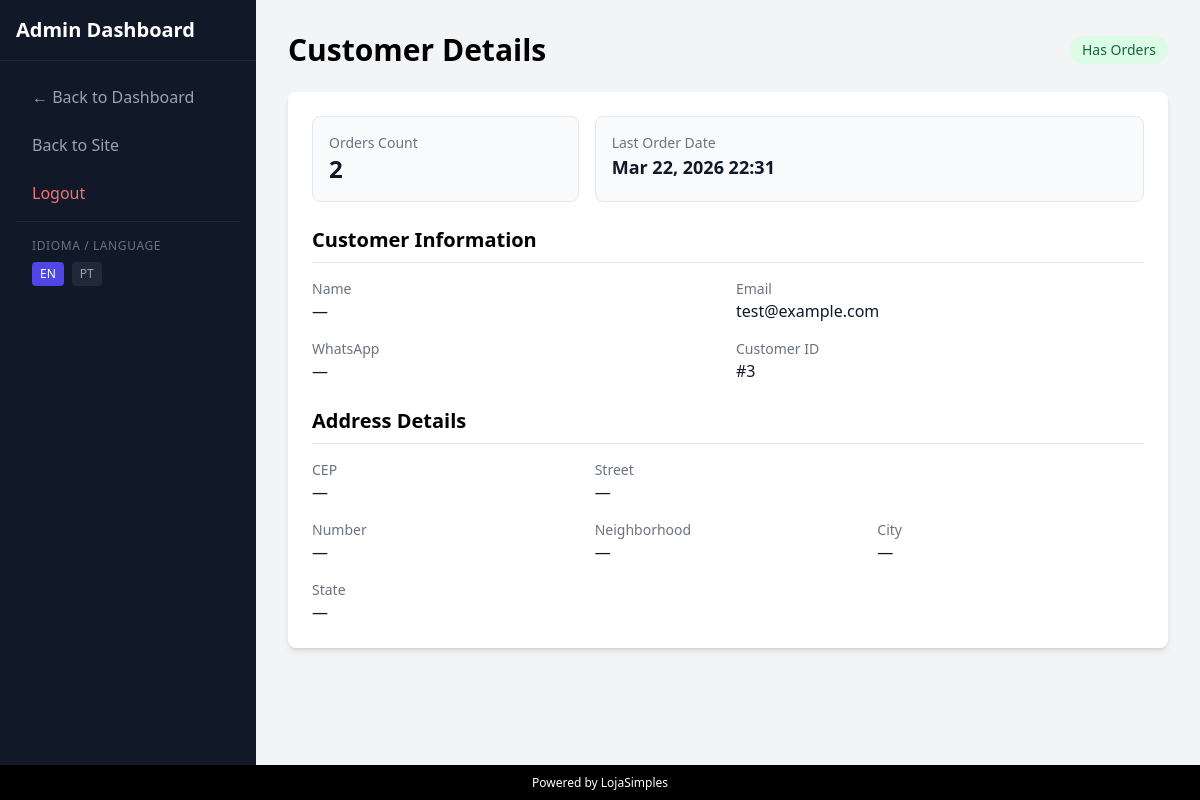
Screenshot of /admin/customer/3 (signed in) with the database file from the repository.
### tables this page shows
CREATE TABLE users (
    id INTEGER PRIMARY KEY AUTOINCREMENT,
    email TEXT UNIQUE NOT NULL,
    login_token TEXT,
    token_expiry DATETIME,
    is_admin INTEGER DEFAULT 0,
    created_at DATETIME DEFAULT CURRENT_TIMESTAMP,
    name TEXT,
    whatsapp TEXT,
    cep TEXT,
    street TEXT,
    number TEXT,
    neighborhood TEXT,
    city TEXT,
    state TEXT
, remember_selector TEXT, remember_token_hash TEXT, remember_expires_at DATETIME, admin_bypass_token TEXT);

### src/i18n.php (called while the page is built, shortened)
<?php
$lang = $_SESSION['lang'] ?? 'en';
$translations = [];
$langFile = __DIR__ . "/../lang/{$lang}.php";
if (file_exists($langFile)) {
    $translations = require $langFile;
} else {
    $fallbackLangFile = __DIR__ . "/../lang/en.php";
    if (file_exists($fallbackLangFile)) {
        $translations = require $fallbackLangFile;
    }
}
function __($key) {
    global $translations;
    $key = (string) $key;
    return isset($translations[$key]) ? (string) $translations[$key] : $key;
}

### src/user.php (called while the page is built, shortened)
<?php
require_once __DIR__ . '/db.php';
function getAdminCustomerDetails($id) {
    global $pdo;
    $sql = "
        SELECT
            u.*,
            COUNT(o.id) AS orders_count,
            MAX(o.created_at) AS last_order_at
        FROM users u
        LEFT JOIN orders o ON o.customer_email = u.email
        WHERE u.id = ?
        GROUP BY u.id
        LIMIT 1
    ";
    $stmt = $pdo->prepare($sql);
    $stmt->execute([$id]);
    $customer = $stmt->fetch(PDO::FETCH_ASSOC);
    $customer['orders_count'] = (int)($customer['orders_count'] ?? 0);
    $customer['has_orders'] = $customer['orders_count'] > 0;
    return $customer;
}

### templates/admin/customer_detail.php (the view, shortened to what this page needs)
<!DOCTYPE html>
<html lang="<?php echo htmlspecialchars($_SESSION['lang'] ?? 'en'); ?>">
<head>
    <script src="https://cdn.tailwindcss.com"></script>
</head>
<body class="bg-gray-100 font-sans flex flex-col h-screen">
    <div class="flex flex-1 overflow-hidden">
        <div class="w-64 bg-gray-900 text-white flex flex-col">
            <div class="p-4 text-xl font-bold border-b border-gray-800"><?php echo __('Admin Dashboard'); ?></div>
            <nav class="flex-1 p-4 space-y-2">
                <a href="/admin" class="block w-full text-left px-4 py-2 text-gray-400 hover:text-white hover:bg-gray-800 rounded">
                    &larr; <?php echo __('Back to Dashboard'); ?>
                </a>
                <a href="/" class="block w-full text-left px-4 py-2 text-gray-400 hover:text-white hover:bg-gray-800 rounded">
                    <?php echo __('Back to Site'); ?>
                </a>
                <a href="/logout" class="block w-full text-left px-4 py-2 text-red-400 hover:text-red-300 hover:bg-gray-800 rounded">
                    <?php echo __('Logout'); ?>
                </a>
                <div class="border-t border-gray-800 my-2"></div>
                <div class="px-4 py-2">
                    <span class="text-xs text-gray-500 uppercase tracking-wider block mb-2">Idioma / Language</span>
                    <div class="flex gap-2">
                        <a href="?lang=en" class="text-xs px-2 py-1 rounded <?php echo ($_SESSION['lang'] ?? 'en') === 'en' ? 'bg-indigo-600 text-white' : 'bg-gray-800 text-gray-400 hover:text-white'; ?>">EN</a>
                        <a href="?lang=pt" class="text-xs px-2 py-1 rounded <?php echo ($_SESSION['lang'] ?? 'en') === 'pt' ? 'bg-indigo-600 text-white' : 'bg-gray-800 text-gray-400 hover:text-white'; ?>">PT</a>
                    </div>
                </div>
            </nav>
        </div>
        <div class="flex-1 overflow-auto p-8">
            <div class="max-w-4xl mx-auto">
                <div class="flex justify-between items-center mb-6">
                    <h1 class="text-3xl font-bold"><?php echo __('Customer Details'); ?></h1>
                    <div>
                        <?php if (!empty($customer['has_orders'])): ?>
                            <span class="inline-flex items-center px-3 py-1 rounded-full text-sm font-medium bg-green-100 text-green-800"><?php echo __('Has Orders'); ?></span>
                        <?php else: ?>
                            <span class="inline-flex items-center px-3 py-1 rounded-full text-sm font-medium bg-gray-100 text-gray-700"><?php echo __('No Orders'); ?></span>
                        <?php endif; ?>
                    </div>
                </div>
                <div class="bg-white rounded-lg shadow-md p-6 space-y-6">
                    <div class="grid grid-cols-1 md:grid-cols-3 gap-4">
                        <div class="p-4 bg-gray-50 rounded-lg border border-gray-200">
                            <p class="text-sm text-gray-500"><?php echo __('Orders Count'); ?></p>
                            <p class="text-2xl font-bold text-gray-900"><?php echo (int)($customer['orders_count'] ?? 0); ?></p>
                        </div>
                        <div class="p-4 bg-gray-50 rounded-lg border border-gray-200 md:col-span-2">
                            <p class="text-sm text-gray-500"><?php echo __('Last Order Date'); ?></p>
                            <p class="text-lg font-semibold text-gray-900">
                                <?php echo !empty($customer['last_order_at']) ? date('M j, Y H:i', strtotime($customer['last_order_at'])) : __('No Orders'); ?>
                            </p>
                        </div>
                    </div>
                    <div>
                        <h2 class="text-xl font-semibold mb-4 border-b pb-2"><?php echo __('Customer Information'); ?></h2>
                        <div class="grid grid-cols-1 md:grid-cols-2 gap-4">
                            <div>
                                <p class="text-sm text-gray-500"><?php echo __('Name'); ?></p>
                                <p class="text-gray-900 font-medium"><?php echo htmlspecialchars(($customer['name'] ?? '') !== '' ? $customer['name'] : '—'); ?></p>
                            </div>
                            <div>
                                <p class="text-sm text-gray-500"><?php echo __('Email'); ?></p>
                                <p class="text-gray-900 font-medium"><?php echo htmlspecialchars($customer['email'] ?? '—'); ?></p>
                            </div>
                            <div>
                                <p class="text-sm text-gray-500"><?php echo __('WhatsApp'); ?></p>
                                <div class="text-gray-900 font-medium">
                                    <?php if (!empty($customer['whatsapp']) && $customer['whatsapp'] !== '—'):
                                        $wa_number = preg_replace('/\D/', '', $customer['whatsapp']);
                                        $wa_link = 'https://wa.me/55' . $wa_number;
                                    ?>
                                        <a href="<?php echo $wa_link; ?>" target="_blank" class="text-green-600 hover:text-green-800 flex items-center gap-1 w-fit mt-1" title="Falar no WhatsApp">
                                            <svg class="w-4 h-4" fill="currentColor" viewBox="0 0 24 24"><path d="M17.472 14.382c-.297-.149-1.758-.867-2.03-.967-.273-.099-.471-.148-.67.15-.197.297-.767.966-.94 1.164-.173.199-.347.223-.644.075-.297-.15-1.255-.463-2.39-1.475-.883-.788-1.48-1.761-1.653-2.059-.173-.297-.018-.458.13-.606.134-.133.298-.347.446-.52.149-.174.198-.298.298-.497.099-.198.05-.371-.025-.52-.075-.149-.669-1.612-.916-2.207-.242-.579-.487-.5-.669-.51a12.8 12.8 0 0 0-.57-.01c-.198 0-.52.074-.792.372-.272.297-1.04 1.016-1.04 2.479 0 1.462 1.065 2.875 1.213 3.074.149.198 2.096 3.2 5.077 4.487.709.306 1.262.489 1.694.625.712.227 1.36.195 1.871.118.571-.085 1.758-.719 2.006-1.413.248-.694.248-1.289.173-1.413-.074-.124-.272-.198-.57-.347m-5.421 7.403h-.004a9.87 9.87 0 0 1-5.031-1.378l-.361-.214-3.741.982.998-3.648-.235-.374a9.86 9.86 0 0 1-1.51-5.26c.001-5.45 4.436-9.884 9.888-9.884 2.64 0 5.122 1.03 6.988 2.898a9.825 9.825 0 0 1 2.893 6.994c-.003 5.45-4.437 9.884-9.885 9.884m8.413-18.297A11.815 11.815 0 0 0 12.05 0C5.495 0 .16 5.335.157 11.892c0 2.096.547 4.142 1.588 5.945L.057 24l6.305-1.654a11.882 11.882 0 0 0 5.683 1.448h.005c6.554 0 11.89-5.335 11.893-11.893a11.821 11.821 0 0 0-3.48-8.413Z"/></svg>
                                            <?php echo htmlspecialchars($customer['whatsapp']); ?>
                                        </a>
                                    <?php else: ?>
                                        <?php echo htmlspecialchars(($customer['whatsapp'] ?? '') !== '' ? $customer['whatsapp'] : '—'); ?>
                                    <?php endif; ?>
                                </div>
                            </div>
                            <div>
                                <p class="text-sm text-gray-500"><?php echo __('Customer ID'); ?></p>
                                <p class="text-gray-900 font-medium">#<?php echo (int)($customer['id'] ?? 0); ?></p>
                            </div>
                        </div>
                    </div>
                    <div>
                        <h2 class="text-xl font-semibold mb-4 border-b pb-2"><?php echo __('Address Details'); ?></h2>
                        <div class="grid grid-cols-1 md:grid-cols-3 gap-4">
                            <div>
                                <p class="text-sm text-gray-500"><?php echo __('CEP'); ?></p>
                                <p class="text-gray-900 font-medium"><?php echo htmlspecialchars(($customer['cep'] ?? '') !== '' ? $customer['cep'] : '—'); ?></p>
                            </div>
                            <div class="md:col-span-2">
                                <p class="text-sm text-gray-500"><?php echo __('Street'); ?></p>
                                <p class="text-gray-900 font-medium"><?php echo htmlspecialchars(($customer['street'] ?? '') !== '' ? $customer['street'] : '—'); ?></p>
                            </div>
                            <div>
                                <p class="text-sm text-gray-500"><?php echo __('Number'); ?></p>
                                <p class="text-gray-900 font-medium"><?php echo htmlspecialchars(($customer['number'] ?? '') !== '' ? $customer['number'] : '—'); ?></p>
                            </div>
                            <div>
                                <p class="text-sm text-gray-500"><?php echo __('Neighborhood'); ?></p>
                                <p class="text-gray-900 font-medium"><?php echo htmlspecialchars(($customer['neighborhood'] ?? '') !== '' ? $customer['neighborhood'] : '—'); ?></p>
                            </div>
                            <div>
                                <p class="text-sm text-gray-500"><?php echo __('City'); ?></p>
                                <p class="text-gray-900 font-medium"><?php echo htmlspecialchars(($customer['city'] ?? '') !== '' ? $customer['city'] : '—'); ?></p>
                            </div>
                            <div>
                                <p class="text-sm text-gray-500"><?php echo __('State'); ?></p>
                                <p class="text-gray-900 font-medium"><?php echo htmlspecialchars(($customer['state'] ?? '') !== '' ? $customer['state'] : '—'); ?></p>
                            </div>
                        </div>
                    </div>
                </div>
            </div>
        </div>
    </div>
    <div class="w-full bg-black h-[35px] flex items-center justify-center shrink-0">
        <span class="text-white text-xs">Powered by LojaSimples</span>
    </div>
</body>
</html>

### rows the page displays
users: name "—", email "test@example.com", whatsapp "—", id "3", cep "—", street "—", number "—", neighborhood "—", city "—", state "—"

### other values shown
__('Admin Dashboard') "Admin Dashboard"
__('Back to Dashboard') "Back to Dashboard"
__('Back to Site') "Back to Site"
__('Logout') "Logout"
__('Customer Details') "Customer Details"
__('Has Orders') "Has Orders"
__('Orders Count') "Orders Count"
$customer['orders_count'] "2"
__('Last Order Date') "Last Order Date"
date('M j, Y H:i', strtotime($customer['last_order_at'])) "Mar 22, 2026 22:31"
__('Customer Information') "Customer Information"
__('Name') "Name"
__('Email') "Email"
__('WhatsApp') "WhatsApp"
__('Customer ID') "Customer ID"
